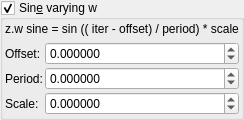
    <widget class="MyGroupBox" name="groupCheck_transf_function_enabledD_false">
     <property name="title">
      <string>Sin&amp;e varying w</string>
     </property>
     <property name="checkable">
      <bool>true</bool>
     </property>
     <layout class="QVBoxLayout" name="verticalLayout_6">
      <property name="leftMargin">
       <number>2</number>
      </property>
      <property name="topMargin">
       <number>2</number>
      </property>
      <property name="rightMargin">
       <number>2</number>
      </property>
      <property name="bottomMargin">
       <number>2</number>
      </property>
      <item>
       <widget class="QLabel" name="label_103">
        <property name="text">
         <string notr="true">z.w sine = sin (( iter - offset) / period) * scale</string>
        </property>
       </widget>
      </item>
      <item>
       <layout class="QGridLayout" name="gridLayout_38" columnstretch="0,2">
        <property name="spacing">
         <number>2</number>
        </property>
        <item row="1" column="0">
         <widget class="QLabel" name="label_104">
          <property name="text">
           <string>Period:</string>
          </property>
         </widget>
        </item>
        <item row="2" column="1">
         <widget class="MyDoubleSpinBox" name="spinbox_transf_scaleC_1">
          <property name="sizePolicy">
           <sizepolicy hsizetype="Minimum" vsizetype="Maximum">
            <horstretch>0</horstretch>
            <verstretch>0</verstretch>
           </sizepolicy>
          </property>
          <property name="prefix">
           <string/>
          </property>
          <property name="suffix">
           <string/>
          </property>
          <property name="decimals">
           <number>6</number>
          </property>
          <property name="minimum">
           <double>-9999.000000000000000</double>
          </property>
          <property name="maximum">
           <double>9999.000000000000000</double>
          </property>
          <property name="singleStep">
           <double>0.100000000000000</double>
          </property>
         </widget>
        </item>
        <item row="0" column="1">
         <widget class="MyDoubleSpinBox" name="spinbox_transf_offset_0">
          <property name="sizePolicy">
           <sizepolicy hsizetype="Minimum" vsizetype="Maximum">
            <horstretch>0</horstretch>
            <verstretch>0</verstretch>
           </sizepolicy>
          </property>
          <property name="prefix">
           <string/>
          </property>
          <property name="suffix">
           <string/>
          </property>
          <property name="decimals">
           <number>6</number>
          </property>
          <property name="minimum">
           <double>-99.000000000000000</double>
          </property>
          <property name="maximum">
           <double>99.000000000000000</double>
          </property>
          <property name="singleStep">
           <double>0.100000000000000</double>
          </property>
         </widget>
        </item>
        <item row="0" column="0">
         <widget class="QLabel" name="label_105">
          <property name="text">
           <string>Offset:</string>
          </property>
         </widget>
        </item>
        <item row="2" column="0">
         <widget class="QLabel" name="label_106">
          <property name="text">
           <string>Scale:</string>
          </property>
         </widget>
        </item>
        <item row="1" column="1">
         <widget class="MyDoubleSpinBox" name="spinbox_transf_scaleA_1">
          <property name="sizePolicy">
           <sizepolicy hsizetype="Minimum" vsizetype="Maximum">
            <horstretch>0</horstretch>
            <verstretch>0</verstretch>
           </sizepolicy>
          </property>
          <property name="prefix">
           <string/>
          </property>
          <property name="suffix">
           <string/>
          </property>
          <property name="decimals">
           <number>6</number>
          </property>
          <property name="minimum">
           <double>-99.000000000000000</double>
          </property>
          <property name="maximum">
           <double>99.000000000000000</double>
          </property>
          <property name="singleStep">
           <double>0.100000000000000</double>
          </property>
         </widget>
        </item>
       </layout>
      </item>
     </layout>
    </widget>
